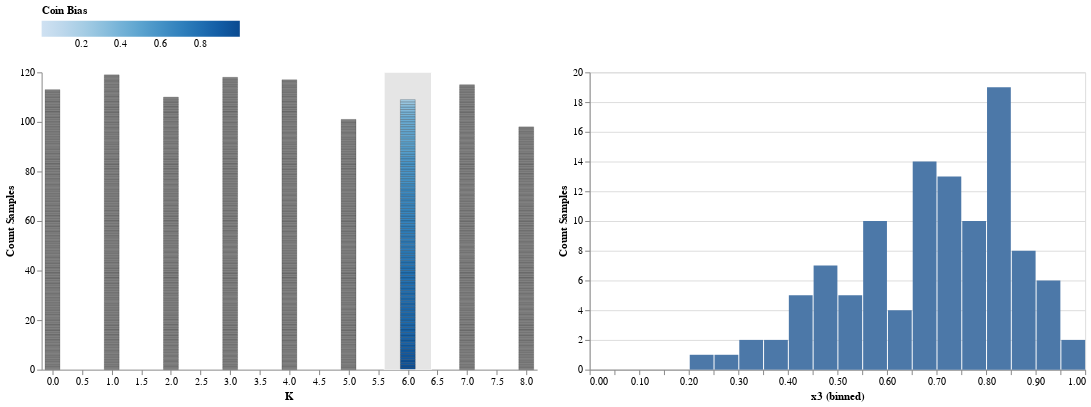

The notebook cell this image was saved under:
### Code cell
points = df |> vl"""
{
"hconcat" : [
  {

    "view":{"stroke" : null},
    "layer": [{

    
    "selection": {
      "brush": {"type": "interval","encodings": ["x"],"init":{"x": [5.6, 6.4]}}
    },
    "view":{"stroke" : null},
    "width": 500,
    "height": 300,
    "mark": {"type": "bar","stroke": "black",
    "strokeWidth": 0.2},
    "encoding": {
        "x": {"field": "x1", "type": "quantitative","axis": {"grid":false, "title":"K"},"scale":{"domain":[-0.1,8.1]}},
        "y": {"aggregate": "count","type": "quantitative", "axis": {"grid":false, "title":"Count Samples"}},
        "size":{"value":15},
        "color": {
              "condition": {"selection": "brush", "field": "x3", "type": "quantitative","title":"Coin Bias",
              "legend": {"orient": "top", "title": "Coin Bias"}
                            },
              "value": "grey"
            }
        }
}]},
  {
    "layer":[{
    "transform": [
      {"filter": {"selection": "brush"}}
    ],
    "width": 500,
    "height": 300,
    "mark": "bar",
    "encoding": {
    "x": {
        "bin":{"maxbins":20},
        "field": "x3",
        "type": "quantitative"
    },
    "y": {
        "aggregate": "count",
        "type": "quantitative",
        "title": "Count Samples"
      }
    }}
    ]
}]
}
"""

### Figure 1 — Vega-Lite specification as saved in the notebook (floating-point values rounded to 4 significant figures; data arrays with more than 128 entries replaced by an {"elided": "..."} marker saying what was removed)
{"data": {"values": {"elided": "1000 records"}}, "hconcat": [{"layer": [{"encoding": {"color": {"condition": {"field": "x3", "legend": {"orient": "top", "title": "Coin Bias"}, "selection": "brush", "title": "Coin Bias", "type": "quantitative"}, "value": "grey"}, "size": {"value": 15}, "x": {"axis": {"grid": false, "title": "K"}, "field": "x1", "scale": {"domain": [-0.1, 8.1]}, "type": "quantitative"}, "y": {"aggregate": "count", "axis": {"grid": false, "title": "Count Samples"}, "type": "quantitative"}}, "height": 300, "mark": {"stroke": "black", "strokeWidth": 0.2, "type": "bar"}, "selection": {"brush": {"encodings": ["x"], "init": {"x": [5.6, 6.4]}, "type": "interval"}}, "view": {"stroke": null}, "width": 500}], "view": {"stroke": null}}, {"layer": [{"encoding": {"x": {"bin": {"maxbins": 20}, "field": "x3", "type": "quantitative"}, "y": {"aggregate": "count", "title": "Count Samples", "type": "quantitative"}}, "height": 300, "mark": "bar", "transform": [{"filter": {"selection": "brush"}}], "width": 500}]}]}
